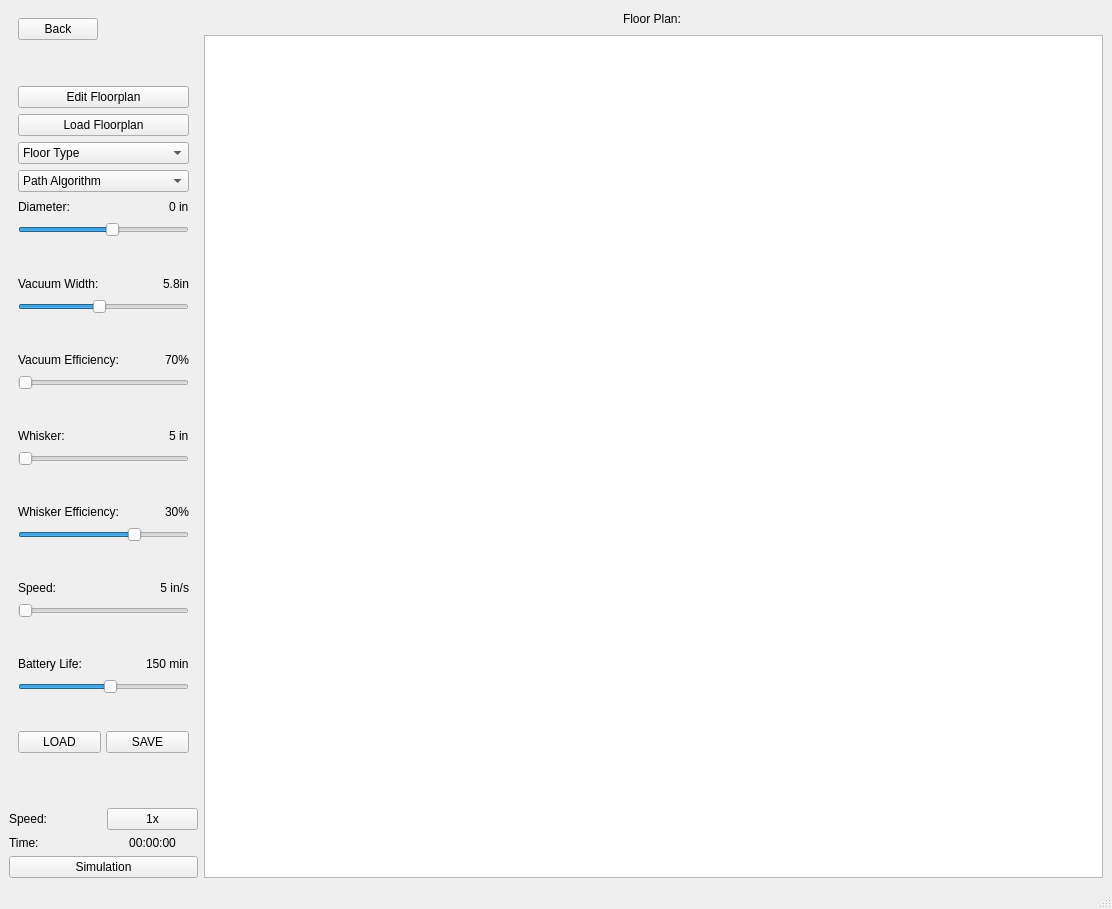
<?xml version="1.0" encoding="UTF-8"?>
<ui version="4.0">
 <class>MainWindow</class>
 <widget class="QMainWindow" name="MainWindow">
  <property name="geometry">
   <rect>
    <x>0</x>
    <y>0</y>
    <width>1112</width>
    <height>909</height>
   </rect>
  </property>
  <property name="windowTitle">
   <string>MainWindow</string>
  </property>
  <widget class="QWidget" name="centralwidget">
   <property name="minimumSize">
    <size>
     <width>900</width>
     <height>725</height>
    </size>
   </property>
   <layout class="QHBoxLayout" name="horizontalLayout_4">
    <item>
     <layout class="QVBoxLayout" name="verticalLayout_4">
      <item>
       <widget class="QWidget" name="verticalWidget_4" native="true">
        <property name="sizePolicy">
         <sizepolicy hsizetype="Fixed" vsizetype="Preferred">
          <horstretch>0</horstretch>
          <verstretch>0</verstretch>
         </sizepolicy>
        </property>
        <layout class="QVBoxLayout" name="verticalLayout_2">
         <item>
          <layout class="QVBoxLayout" name="verticalLayout_3">
           <item>
            <layout class="QHBoxLayout" name="horizontalLayout">
             <item>
              <layout class="QVBoxLayout" name="verticalLayout">
               <item>
                <widget class="QPushButton" name="BacktoMainButton">
                 <property name="text">
                  <string>Back</string>
                 </property>
                </widget>
               </item>
               <item>
                <spacer name="verticalSpacer">
                 <property name="orientation">
                  <enum>Qt::Vertical</enum>
                 </property>
                 <property name="sizeType">
                  <enum>QSizePolicy::Minimum</enum>
                 </property>
                 <property name="sizeHint" stdset="0">
                  <size>
                   <width>20</width>
                   <height>40</height>
                  </size>
                 </property>
                </spacer>
               </item>
              </layout>
             </item>
             <item>
              <spacer name="horizontalSpacer_7">
               <property name="orientation">
                <enum>Qt::Horizontal</enum>
               </property>
               <property name="sizeHint" stdset="0">
                <size>
                 <width>40</width>
                 <height>20</height>
                </size>
               </property>
              </spacer>
             </item>
            </layout>
           </item>
          </layout>
         </item>
         <item>
          <spacer name="verticalSpacer_2">
           <property name="orientation">
            <enum>Qt::Vertical</enum>
           </property>
           <property name="sizeType">
            <enum>QSizePolicy::Maximum</enum>
           </property>
           <property name="sizeHint" stdset="0">
            <size>
             <width>20</width>
             <height>40</height>
            </size>
           </property>
          </spacer>
         </item>
         <item>
          <widget class="QPushButton" name="EditFloorPlanButton">
           <property name="text">
            <string>Edit Floorplan</string>
           </property>
          </widget>
         </item>
         <item>
          <widget class="QPushButton" name="LoadFloorPlanButton">
           <property name="text">
            <string>Load Floorplan</string>
           </property>
          </widget>
         </item>
         <item>
          <widget class="QComboBox" name="FloorTypeBox">
           <item>
            <property name="text">
             <string>Floor Type</string>
            </property>
           </item>
           <item>
            <property name="text">
             <string>Hard</string>
            </property>
           </item>
           <item>
            <property name="text">
             <string>Loop Pile</string>
            </property>
           </item>
           <item>
            <property name="text">
             <string>Cut Pile</string>
            </property>
           </item>
           <item>
            <property name="text">
             <string>Frieze-cut Pile</string>
            </property>
           </item>
          </widget>
         </item>
         <item>
          <layout class="QVBoxLayout" name="VacuumLayout">
           <property name="spacing">
            <number>5</number>
           </property>
           <item>
            <layout class="QVBoxLayout" name="VacuumParameterLayout">
             <item>
              <widget class="QComboBox" name="PathAlgorithmBox">
               <item>
                <property name="text">
                 <string>Path Algorithm</string>
                </property>
               </item>
               <item>
                <property name="text">
                 <string>Random Bounce</string>
                </property>
               </item>
               <item>
                <property name="text">
                 <string>Random Walk</string>
                </property>
               </item>
               <item>
                <property name="text">
                 <string>Snake</string>
                </property>
               </item>
               <item>
                <property name="text">
                 <string>Spiral</string>
                </property>
               </item>
              </widget>
             </item>
             <item>
              <layout class="QHBoxLayout" name="DiameterHLayout">
               <item>
                <widget class="QLabel" name="DiameterLabel">
                 <property name="text">
                  <string>Diameter:</string>
                 </property>
                </widget>
               </item>
               <item>
                <spacer name="horizontalSpacer_4">
                 <property name="orientation">
                  <enum>Qt::Horizontal</enum>
                 </property>
                 <property name="sizeHint" stdset="0">
                  <size>
                   <width>40</width>
                   <height>20</height>
                  </size>
                 </property>
                </spacer>
               </item>
               <item>
                <widget class="QLabel" name="Stat_Diameter">
                 <property name="text">
                  <string>0 in</string>
                 </property>
                </widget>
               </item>
              </layout>
             </item>
             <item>
              <widget class="QSlider" name="DiameterSlide">
               <property name="minimum">
                <number>100</number>
               </property>
               <property name="maximum">
                <number>150</number>
               </property>
               <property name="singleStep">
                <number>1</number>
               </property>
               <property name="pageStep">
                <number>1</number>
               </property>
               <property name="value">
                <number>128</number>
               </property>
               <property name="sliderPosition">
                <number>128</number>
               </property>
               <property name="orientation">
                <enum>Qt::Horizontal</enum>
               </property>
              </widget>
             </item>
             <item>
              <spacer name="verticalSpacer_6">
               <property name="orientation">
                <enum>Qt::Vertical</enum>
               </property>
               <property name="sizeType">
                <enum>QSizePolicy::Minimum</enum>
               </property>
               <property name="sizeHint" stdset="0">
                <size>
                 <width>20</width>
                 <height>40</height>
                </size>
               </property>
              </spacer>
             </item>
             <item>
              <layout class="QHBoxLayout" name="VacuumWidthHLayout">
               <item>
                <widget class="QLabel" name="VacWidthLabel">
                 <property name="text">
                  <string>Vacuum Width:</string>
                 </property>
                </widget>
               </item>
               <item>
                <spacer name="horizontalSpacer_3">
                 <property name="orientation">
                  <enum>Qt::Horizontal</enum>
                 </property>
                 <property name="sizeHint" stdset="0">
                  <size>
                   <width>40</width>
                   <height>20</height>
                  </size>
                 </property>
                </spacer>
               </item>
               <item>
                <widget class="QLabel" name="Stat_VacuumWidth">
                 <property name="text">
                  <string>5.8in</string>
                 </property>
                </widget>
               </item>
              </layout>
             </item>
             <item>
              <widget class="QSlider" name="VacWidthSlide">
               <property name="minimum">
                <number>20</number>
               </property>
               <property name="maximum">
                <number>100</number>
               </property>
               <property name="pageStep">
                <number>1</number>
               </property>
               <property name="value">
                <number>58</number>
               </property>
               <property name="orientation">
                <enum>Qt::Horizontal</enum>
               </property>
              </widget>
             </item>
             <item>
              <spacer name="verticalSpacer_7">
               <property name="orientation">
                <enum>Qt::Vertical</enum>
               </property>
               <property name="sizeType">
                <enum>QSizePolicy::Minimum</enum>
               </property>
               <property name="sizeHint" stdset="0">
                <size>
                 <width>20</width>
                 <height>40</height>
                </size>
               </property>
              </spacer>
             </item>
             <item>
              <layout class="QHBoxLayout" name="VacuumEffLayout">
               <item>
                <widget class="QLabel" name="VacEffLabel">
                 <property name="text">
                  <string>Vacuum Efficiency:</string>
                 </property>
                </widget>
               </item>
               <item>
                <spacer name="horizontalSpacer_9">
                 <property name="orientation">
                  <enum>Qt::Horizontal</enum>
                 </property>
                 <property name="sizeHint" stdset="0">
                  <size>
                   <width>40</width>
                   <height>20</height>
                  </size>
                 </property>
                </spacer>
               </item>
               <item>
                <widget class="QLabel" name="Stat_VacEff">
                 <property name="text">
                  <string>70%</string>
                 </property>
                 <property name="alignment">
                  <set>Qt::AlignLeading|Qt::AlignLeft|Qt::AlignVCenter</set>
                 </property>
                </widget>
               </item>
              </layout>
             </item>
             <item>
              <widget class="QSlider" name="EfficiencySlide">
               <property name="maximum">
                <number>100</number>
               </property>
               <property name="pageStep">
                <number>1</number>
               </property>
               <property name="orientation">
                <enum>Qt::Horizontal</enum>
               </property>
              </widget>
             </item>
             <item>
              <spacer name="verticalSpacer_11">
               <property name="orientation">
                <enum>Qt::Vertical</enum>
               </property>
               <property name="sizeType">
                <enum>QSizePolicy::Minimum</enum>
               </property>
               <property name="sizeHint" stdset="0">
                <size>
                 <width>20</width>
                 <height>40</height>
                </size>
               </property>
              </spacer>
             </item>
             <item>
              <layout class="QHBoxLayout" name="WhiskerHLayout">
               <item>
                <widget class="QLabel" name="WhiskerLabel">
                 <property name="text">
                  <string>Whisker:</string>
                 </property>
                </widget>
               </item>
               <item>
                <spacer name="horizontalSpacer_5">
                 <property name="orientation">
                  <enum>Qt::Horizontal</enum>
                 </property>
                 <property name="sizeHint" stdset="0">
                  <size>
                   <width>40</width>
                   <height>20</height>
                  </size>
                 </property>
                </spacer>
               </item>
               <item>
                <widget class="QLabel" name="Stat_Whisker">
                 <property name="text">
                  <string>5 in</string>
                 </property>
                </widget>
               </item>
              </layout>
             </item>
             <item>
              <widget class="QSlider" name="WhiskerSlide">
               <property name="minimum">
                <number>3</number>
               </property>
               <property name="maximum">
                <number>10</number>
               </property>
               <property name="pageStep">
                <number>1</number>
               </property>
               <property name="orientation">
                <enum>Qt::Horizontal</enum>
               </property>
              </widget>
             </item>
             <item>
              <spacer name="verticalSpacer_8">
               <property name="orientation">
                <enum>Qt::Vertical</enum>
               </property>
               <property name="sizeType">
                <enum>QSizePolicy::Minimum</enum>
               </property>
               <property name="sizeHint" stdset="0">
                <size>
                 <width>20</width>
                 <height>40</height>
                </size>
               </property>
              </spacer>
             </item>
             <item>
              <layout class="QHBoxLayout" name="WhiskerEfficiencyHLayout">
               <item>
                <widget class="QLabel" name="WhiskerEfficiencyLabel">
                 <property name="text">
                  <string>Whisker Efficiency:</string>
                 </property>
                </widget>
               </item>
               <item>
                <spacer name="horizontalSpacer_6">
                 <property name="orientation">
                  <enum>Qt::Horizontal</enum>
                 </property>
                 <property name="sizeHint" stdset="0">
                  <size>
                   <width>40</width>
                   <height>20</height>
                  </size>
                 </property>
                </spacer>
               </item>
               <item>
                <widget class="QLabel" name="Stat_WhiskerEfficiency">
                 <property name="text">
                  <string>30%</string>
                 </property>
                </widget>
               </item>
              </layout>
             </item>
             <item>
              <widget class="QSlider" name="WhiskerEffSlide">
               <property name="maximum">
                <number>100</number>
               </property>
               <property name="pageStep">
                <number>1</number>
               </property>
               <property name="value">
                <number>70</number>
               </property>
               <property name="orientation">
                <enum>Qt::Horizontal</enum>
               </property>
              </widget>
             </item>
             <item>
              <spacer name="verticalSpacer_9">
               <property name="orientation">
                <enum>Qt::Vertical</enum>
               </property>
               <property name="sizeType">
                <enum>QSizePolicy::Minimum</enum>
               </property>
               <property name="sizeHint" stdset="0">
                <size>
                 <width>20</width>
                 <height>40</height>
                </size>
               </property>
              </spacer>
             </item>
             <item>
              <layout class="QHBoxLayout" name="SpeedHLayout">
               <item>
                <widget class="QLabel" name="SpeedLabel">
                 <property name="text">
                  <string>Speed:</string>
                 </property>
                </widget>
               </item>
               <item>
                <spacer name="horizontalSpacer_8">
                 <property name="orientation">
                  <enum>Qt::Horizontal</enum>
                 </property>
                 <property name="sizeHint" stdset="0">
                  <size>
                   <width>40</width>
                   <height>20</height>
                  </size>
                 </property>
                </spacer>
               </item>
               <item>
                <widget class="QLabel" name="Stat_Speed">
                 <property name="text">
                  <string>5 in/s</string>
                 </property>
                 <property name="alignment">
                  <set>Qt::AlignRight|Qt::AlignTrailing|Qt::AlignVCenter</set>
                 </property>
                </widget>
               </item>
              </layout>
             </item>
             <item>
              <widget class="QSlider" name="SpeedSlide">
               <property name="minimum">
                <number>3</number>
               </property>
               <property name="maximum">
                <number>20</number>
               </property>
               <property name="pageStep">
                <number>1</number>
               </property>
               <property name="value">
                <number>3</number>
               </property>
               <property name="orientation">
                <enum>Qt::Horizontal</enum>
               </property>
              </widget>
             </item>
             <item>
              <spacer name="verticalSpacer_10">
               <property name="orientation">
                <enum>Qt::Vertical</enum>
               </property>
               <property name="sizeType">
                <enum>QSizePolicy::Minimum</enum>
               </property>
               <property name="sizeHint" stdset="0">
                <size>
                 <width>20</width>
                 <height>40</height>
                </size>
               </property>
              </spacer>
             </item>
             <item>
              <layout class="QHBoxLayout" name="BatteryLifeHLayout">
               <item>
                <widget class="QLabel" name="BatteryLifeLabel">
                 <property name="text">
                  <string>Battery Life:</string>
                 </property>
                </widget>
               </item>
               <item>
                <spacer name="horizontalSpacer_10">
                 <property name="orientation">
                  <enum>Qt::Horizontal</enum>
                 </property>
                 <property name="sizeHint" stdset="0">
                  <size>
                   <width>40</width>
                   <height>20</height>
                  </size>
                 </property>
                </spacer>
               </item>
               <item>
                <widget class="QLabel" name="Stat_BatteryLife">
                 <property name="text">
                  <string>150 min</string>
                 </property>
                </widget>
               </item>
              </layout>
             </item>
             <item>
              <widget class="QSlider" name="BatteryLifeSlide">
               <property name="minimum">
                <number>90</number>
               </property>
               <property name="maximum">
                <number>200</number>
               </property>
               <property name="pageStep">
                <number>1</number>
               </property>
               <property name="value">
                <number>150</number>
               </property>
               <property name="orientation">
                <enum>Qt::Horizontal</enum>
               </property>
              </widget>
             </item>
             <item>
              <spacer name="verticalSpacer_5">
               <property name="orientation">
                <enum>Qt::Vertical</enum>
               </property>
               <property name="sizeType">
                <enum>QSizePolicy::Minimum</enum>
               </property>
               <property name="sizeHint" stdset="0">
                <size>
                 <width>20</width>
                 <height>40</height>
                </size>
               </property>
              </spacer>
             </item>
             <item>
              <layout class="QHBoxLayout" name="VacuumSaveLoadLayout">
               <item>
                <widget class="QPushButton" name="VacuumLoadButton">
                 <property name="text">
                  <string>LOAD</string>
                 </property>
                </widget>
               </item>
               <item>
                <widget class="QPushButton" name="VacuumSaveButton">
                 <property name="text">
                  <string>SAVE</string>
                 </property>
                </widget>
               </item>
              </layout>
             </item>
            </layout>
           </item>
          </layout>
         </item>
        </layout>
       </widget>
      </item>
      <item>
       <spacer name="verticalSpacer_3">
        <property name="orientation">
         <enum>Qt::Vertical</enum>
        </property>
        <property name="sizeType">
         <enum>QSizePolicy::Minimum</enum>
        </property>
        <property name="sizeHint" stdset="0">
         <size>
          <width>20</width>
          <height>40</height>
         </size>
        </property>
       </spacer>
      </item>
      <item>
       <layout class="QVBoxLayout" name="verticalLayout_5">
        <item>
         <layout class="QHBoxLayout" name="horizontalLayout_2">
          <item>
           <widget class="QLabel" name="SpeedTextLabel">
            <property name="text">
             <string>Speed:</string>
            </property>
           </widget>
          </item>
          <item>
           <widget class="QPushButton" name="SimSpeedButton">
            <property name="text">
             <string>1x</string>
            </property>
           </widget>
          </item>
         </layout>
        </item>
        <item>
         <layout class="QHBoxLayout" name="horizontalLayout_3">
          <item>
           <widget class="QLabel" name="TimeTextLabel">
            <property name="text">
             <string>Time:</string>
            </property>
           </widget>
          </item>
          <item>
           <widget class="QLabel" name="Stat_SimulationTime">
            <property name="text">
             <string>00:00:00</string>
            </property>
            <property name="alignment">
             <set>Qt::AlignCenter</set>
            </property>
           </widget>
          </item>
         </layout>
        </item>
        <item>
         <widget class="QPushButton" name="SimulationButton">
          <property name="text">
           <string>Simulation</string>
          </property>
         </widget>
        </item>
       </layout>
      </item>
     </layout>
    </item>
    <item>
     <layout class="QVBoxLayout" name="GraphicLayout">
      <item>
       <layout class="QHBoxLayout" name="FloorPlanLayout">
        <item>
         <spacer name="horizontalSpacer">
          <property name="orientation">
           <enum>Qt::Horizontal</enum>
          </property>
          <property name="sizeHint" stdset="0">
           <size>
            <width>40</width>
            <height>20</height>
           </size>
          </property>
         </spacer>
        </item>
        <item>
         <widget class="QLabel" name="FloorPlanNameLabel">
          <property name="text">
           <string>Floor Plan: </string>
          </property>
         </widget>
        </item>
        <item>
         <spacer name="horizontalSpacer_2">
          <property name="orientation">
           <enum>Qt::Horizontal</enum>
          </property>
          <property name="sizeHint" stdset="0">
           <size>
            <width>40</width>
            <height>20</height>
           </size>
          </property>
         </spacer>
        </item>
       </layout>
      </item>
      <item>
       <widget class="QGraphicsView" name="graphicsView"/>
      </item>
     </layout>
    </item>
   </layout>
  </widget>
  <widget class="QMenuBar" name="menubar">
   <property name="geometry">
    <rect>
     <x>0</x>
     <y>0</y>
     <width>1112</width>
     <height>21</height>
    </rect>
   </property>
  </widget>
  <widget class="QStatusBar" name="statusbar"/>
 </widget>
 <resources/>
 <connections/>
</ui>
